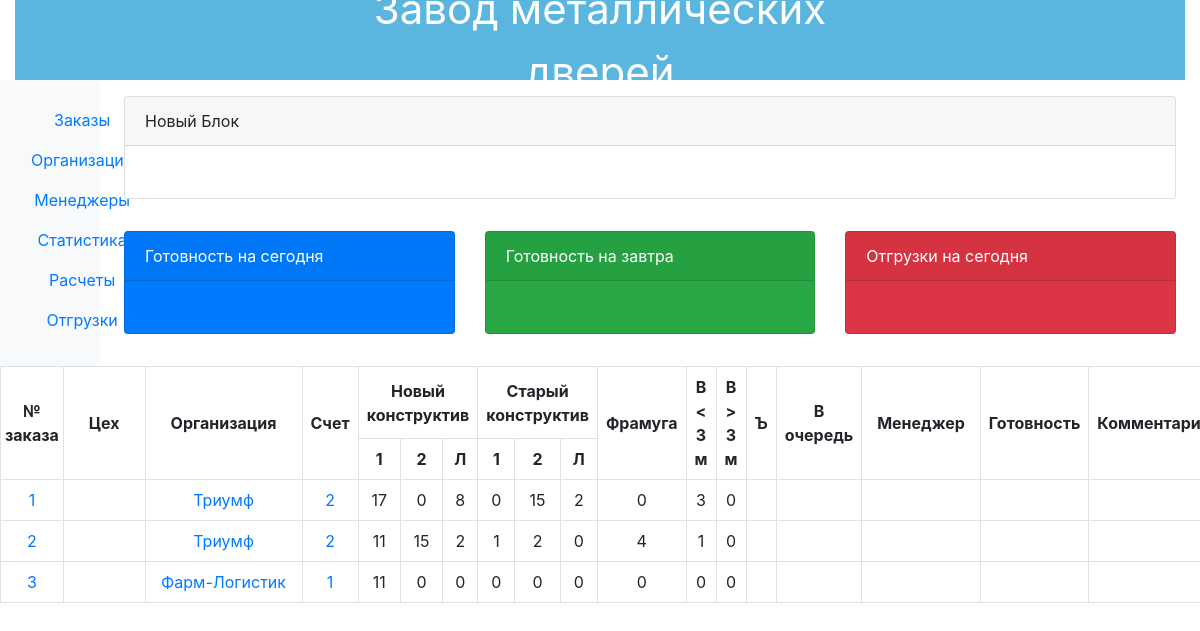
/erp_main/orders_list/ (signed in), run on an earlier commit of the app's database.
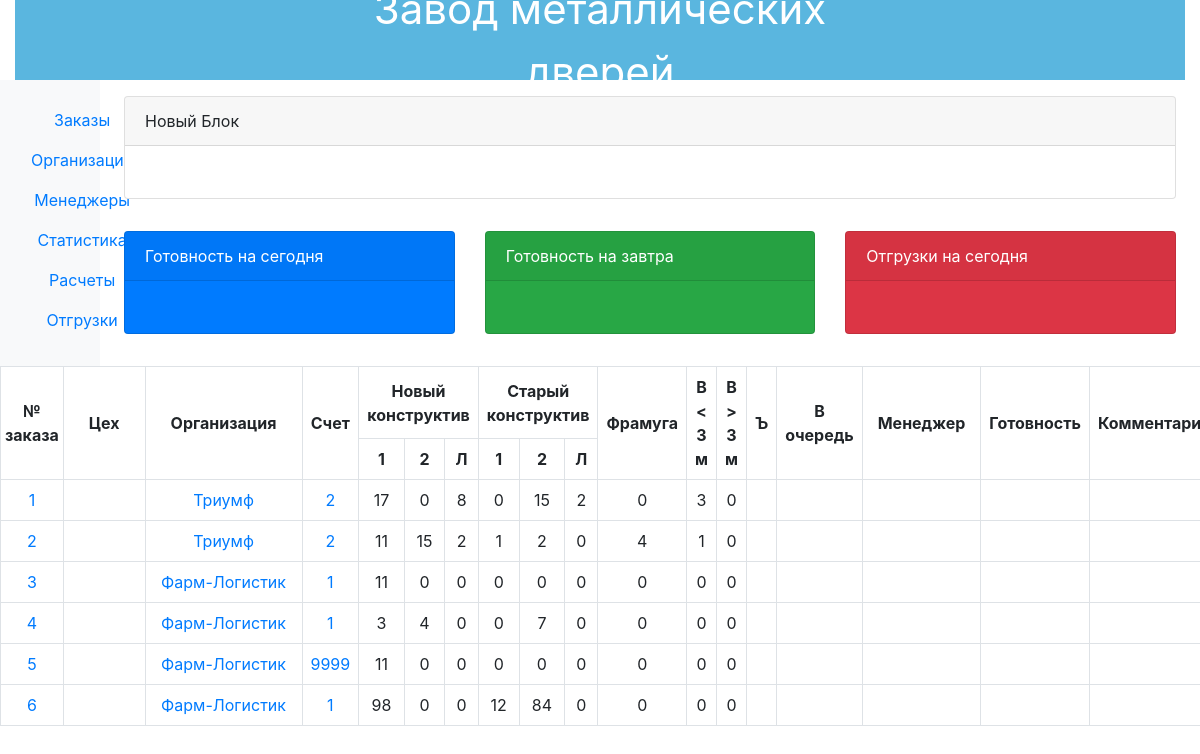
And on a later commit of the database.
### erp_main/models.py (models this page shows, shortened)
class Order(models.Model):
    internal_order_number = models.CharField(max_length=255, unique=True)
    created_at = models.DateTimeField(auto_now_add=True)
    order_file = models.FileField(upload_to='uploads/')
    invoice = models.ForeignKey(Invoice, blank=True, null=True, on_delete=models.CASCADE)
    @property
    def doors_1_nk(self):
        return self.items.filter(
            p_kind='door',
            p_construction='NK',
            p_active_trim=None,
        ).aggregate(total=Sum('p_quantity'))['total'] or 0
    @property
    def doors_2_nk(self):
        return self.items.filter(
            p_kind='door',
            p_construction='NK',
            p_active_trim__isnull=False,
        ).aggregate(total=Sum('p_quantity'))['total'] or 0
    @property
    def hatch_nk(self):
        return self.items.filter(
            p_kind='hatch',
            p_construction='NK',
        ).aggregate(total=Sum('p_quantity'))['total'] or 0
    @property
    def doors_1_sk(self):
        return self.items.filter(
            p_kind='door',
            p_construction='SK',
            p_active_trim=None,
        ).aggregate(total=Sum('p_quantity'))['total'] or 0
    @property
    def doors_2_sk(self):
        return self.items.filter(
            p_kind='door',
            p_construction='SK',
            p_active_trim__isnull=False,
        ).aggregate(total=Sum('p_quantity'))['total'] or 0
    @property
    def hatch_sk(self):
        return self.items.filter(
            p_kind='hatch',
            p_construction='SK',
        ).aggregate(total=Sum('p_quantity'))['total'] or 0
    @property
    def transom(self):
        return self.items.filter(
            p_kind='transom',
        ).aggregate(total=Sum('p_quantity'))['total'] or 0
    @property
    def gate(self):
        return self.items.filter(
            p_kind='gate',
            p_width__lt=3000,
            p_height__lt=3000,
        ).aggregate(total=Sum('p_quantity'))['total'] or 0
    @property
    def gate_3000(self):
        return self.items.filter(
            Q(p_kind='gate') & (Q(p_width__gte=3000) | Q(p_height__gte=3000)),
        ).aggregate(total=Sum('p_quantity'))['total'] or 0

class Invoice(models.Model):
    ENTITY_CHOICE = (
        ('P', 'Палани'),
        ('PI', 'Палани Инжиниринг'),
        ('PD', 'Палани Дистрибуция'),
        ('GP', 'Глобал Палани'),
        ('DMM', 'Двери металл-М'),
        ('FL', 'Прочее')
    )
    number = models.CharField(max_length=5)
    organization = models.ForeignKey(Organization, related_name='organization', on_delete=models.CASCADE)
    date = models.DateField(auto_now_add=True)
    amount = models.DecimalField(max_digits=10, decimal_places=2)
    payed_amount = models.DecimalField(max_digits=10, decimal_places=2)
    shipping_amount = models.DecimalField(max_digits=10, decimal_places=2)
    montage_amount = models.DecimalField(max_digits=10, decimal_places=2)
    legal_entity = models.CharField(max_length=50, choices=ENTITY_CHOICE)

class Organization(models.Model):
    name = models.CharField(max_length=100)
    inn = models.CharField(max_length=15)
    last_order_date = models.DateField(null=True, blank=True)
    user = models.ForeignKey(User, related_name='organizations', on_delete=models.CASCADE)
    def __str__(self):
        return self.name
    class Meta:
        verbose_name_plural = 'Организации'

### erp_main/views.py (the view)
# urls.py: path('orders_list/', views.orders_list, name='orders_list'),
def orders_list(request):
    if request.user.is_staff:
        return render(request, 'orders_list.html', {'orders': Order.objects.all()})
    else:
        return render(request, 'orders_list.html', {'orders': Order.objects.filter(user=request.user)()})

### erp_main/templates/orders_list.html
{% extends 'base.html' %}
{% block content %}
<table border="1" style="border-collapse: collapse; width: 90%; margin: 0 25px 0 auto">
  <thead>
    <tr>
      <th rowspan="2" style="padding: 4px; text-align: center; vertical-align: middle;">№ заказа</th>
      <th rowspan="2" style="padding: 25px; text-align: center; vertical-align: middle;">Цех</th>
      <th rowspan="2" style="padding: 25px; text-align: center; vertical-align: middle;">Организация</th>
      <th rowspan="2" style="padding: 8px; text-align: center; vertical-align: middle;">Счет</th>
      <th colspan="3" style="padding: 8px; text-align: center; vertical-align: middle;">Новый конструктив</th>
      <th colspan="3" style="padding: 8px; text-align: center; vertical-align: middle;">Старый конструктив</th>
      <th rowspan="2" style="padding: 8px; text-align: center; vertical-align: middle;">Фрамуга</th>
      <th rowspan="2" style="padding: 8px; text-align: center; vertical-align: middle;">В &lt; 3 м</th>
      <th rowspan="2" style="padding: 8px; text-align: center; vertical-align: middle;">В &gt; 3 м</th>
      <th rowspan="2" style="padding: 8px; text-align: center; vertical-align: middle;">Ъ</th>
      <th rowspan="2" style="padding: 8px; text-align: center; vertical-align: middle;">В очередь</th>
      <th rowspan="2" style="padding: 15px; text-align: center; vertical-align: middle;">Менеджер</th>
      <th rowspan="2" style="padding: 8px; text-align: center; vertical-align: middle;">Готовность</th>
      <th rowspan="2" style="padding: 8px; text-align: center; vertical-align: middle;">Комментарии</th>
    </tr>
    <tr>
      <th style="padding: 6px; text-align: center; vertical-align: middle;">1</th>
      <th style="padding: 6px; text-align: center; vertical-align: middle;">2</th>
      <th style="padding: 6px; text-align: center; vertical-align: middle;">Л</th>
      <th style="padding: 6px; text-align: center; vertical-align: middle;">1</th>
      <th style="padding: 6px; text-align: center; vertical-align: middle;">2</th>
      <th style="padding: 6px; text-align: center; vertical-align: middle;">Л</th>
    </tr>
  </thead>
  <tbody>
  {% for order in orders %}
      <tr>
          <td style="padding: 8px; text-align: center; vertical-align: middle;">
              <a href="{% url 'order_detail' order.id %}">{{ order.id }}</a>
          </td>
          <td style="padding: 8px; text-align: center; vertical-align: middle;"></td>
          <td style="padding: 8px; text-align: center; vertical-align: middle;">
              <a href="{% url 'organization_detail' order.invoice.organization.id %}">{{ order.invoice.organization }}</a>
          </td>
          <td style="padding: 8px; text-align: center; vertical-align: middle;">
              <a href="{% url 'invoice_detail' order.invoice.id %}">{{ order.invoice.number }}</a>
          </td>
          <td style="padding: 8px; text-align: center; vertical-align: middle;">{{ order.doors_1_nk }}</td>
          <td style="padding: 8px; text-align: center; vertical-align: middle;">{{ order.doors_2_nk }}</td>
          <td style="padding: 8px; text-align: center; vertical-align: middle;">{{ order.hatch_nk }}</td>
          <td style="padding: 8px; text-align: center; vertical-align: middle;">{{ order.doors_1_sk }}</td>
          <td style="padding: 8px; text-align: center; vertical-align: middle;">{{ order.doors_2_sk }}</td>
          <td style="padding: 8px; text-align: center; vertical-align: middle;">{{ order.hatch_sk }}</td>
          <td style="padding: 8px; text-align: center; vertical-align: middle;">{{ order.transom }}</td>
          <td style="padding: 8px; text-align: center; vertical-align: middle;">{{ order.gate }}</td>
          <td style="padding: 8px; text-align: center; vertical-align: middle;">{{ order.gate_3000 }}</td>
          <td style="padding: 8px; text-align: center; vertical-align: middle;"></td>
          <td style="padding: 8px; text-align: center; vertical-align: middle;"></td>
          <td style="padding: 8px; text-align: center; vertical-align: middle;">{{ order.invoice.user }}</td>
          <td style="padding: 8px; text-align: center; vertical-align: middle;"></td>
          <td style="padding: 8px; text-align: center; vertical-align: middle;"></td>
      </tr>
  {% endfor %}
  </tbody>
</table>
{% endblock %}

### templates/base.html (shortened to what this page needs)
<!DOCTYPE html>
<html lang="ru">
<head>
    <link href="https://maxcdn.bootstrapcdn.com/bootstrap/4.5.2/css/bootstrap.min.css" rel="stylesheet">
</head>
<body>
<div class="container-fluid">
    <div class="header" onmouseover="showNewTitle()" onmouseout="hideNewTitle()">
        <div class="header-title" id="originalTitle">Завод металлических дверей</div>
    </div>
    <div class="row">
        <nav class="col-md-1 d-none d-md-block bg-light sidebar">
    <div class="sidebar-sticky">
        <ul class="nav flex-column text-center">
            <li class="nav-item">
                <a class="nav-link active" href="#">Заказы</a>
            <li class="nav-item">
                <a class="nav-link" href="">Организации</a>
            </li>
                    <li class="nav-item">
                        <a class="nav-link" href="#">
                            Менеджеры
                        </a>
                    </li>
                    <li class="nav-item">
                        <a class="nav-link" href="#">
                            Статистика
                        </a>
                    </li>
                    <li class="nav-item">
                        <a class="nav-link" href="#">
                            Расчеты
                        </a>
                    </li>
                    <li class="nav-item">
                        <a class="nav-link" href="#">
                            Отгрузки
                        </a>
                    </li>
                </ul>
            </div>
        </nav>
        <main role="main" class="col-md-11 main-content px-4">
            <div class="row my-3">
                <div class="col-md-12">
                    <div class="card mb-3">
                        <div class="card-header">Новый Блок</div>
                        <div class="card-body">
                        </div>
                    </div>
                </div>
            </div>
            <div class="row my-3">
                <div class="col-md-4">
                    <div class="card text-white bg-primary mb-3">
                        <div class="card-header">Готовность на сегодня</div>
                        <div class="card-body">
                        </div>
                    </div>
                </div>
                <div class="col-md-4">
                    <div class="card text-white bg-success mb-3">
                        <div class="card-header">Готовность на завтра</div>
                        <div class="card-body">
                        </div>
                    </div>
                </div>
                <div class="col-md-4">
                    <div class="card text-white bg-danger mb-3">
                        <div class="card-header">Отгрузки на сегодня</div>
                        <div class="card-body">
                        </div>
                    </div>
                </div>
            </div>
        </main>
    </div>
</div>
{% block content %}
{% endblock %}
</body>
</html>

### templates/base.html (style rules this page uses)
.nav-item { position: relative; }
.nav-link { transition: background-color 0.3s; border-radius: 5px; }
.header { text-align: center; margin: 0; background-color: #5ab6df; color: white; padding: 20px; font-size: 42px; position: relative; height: 80px; width: 100%; left: 0; right: 0; }
.header-title { transition: opacity 0.5s; position: absolute; top: 50%; left: 50%; transform: translate(-50%, -50%); }
.sidebar { width: 120px; padding-top: 20px; }
.main-content { flex-grow: 1; }
table { border-collapse: collapse; width: 100%; }
th, td { border: 1px solid #dee2e6; padding: 8px; text-align: left; }
.card-body { text-align: center; }

What changed in the data, as far as the page shows it:
added Order: id "4", invoice.organization "Фарм-Логистик", invoice.number "1", doors_1_nk "3", doors_2_nk "4", hatch_nk "0", doors_1_sk "0", doors_2_sk "7", hatch_sk "0", transom "0", gate "0", gate_3000 "0"
added Order: id "5", invoice.organization "Фарм-Логистик", invoice.number "9999", doors_1_nk "11", doors_2_nk "0", hatch_nk "0", doors_1_sk "0", doors_2_sk "0", hatch_sk "0", transom "0", gate "0", gate_3000 "0"
added Order: id "6", invoice.organization "Фарм-Логистик", invoice.number "1", doors_1_nk "98", doors_2_nk "0", hatch_nk "0", doors_1_sk "12", doors_2_sk "84", hatch_sk "0", transom "0", gate "0", gate_3000 "0"
